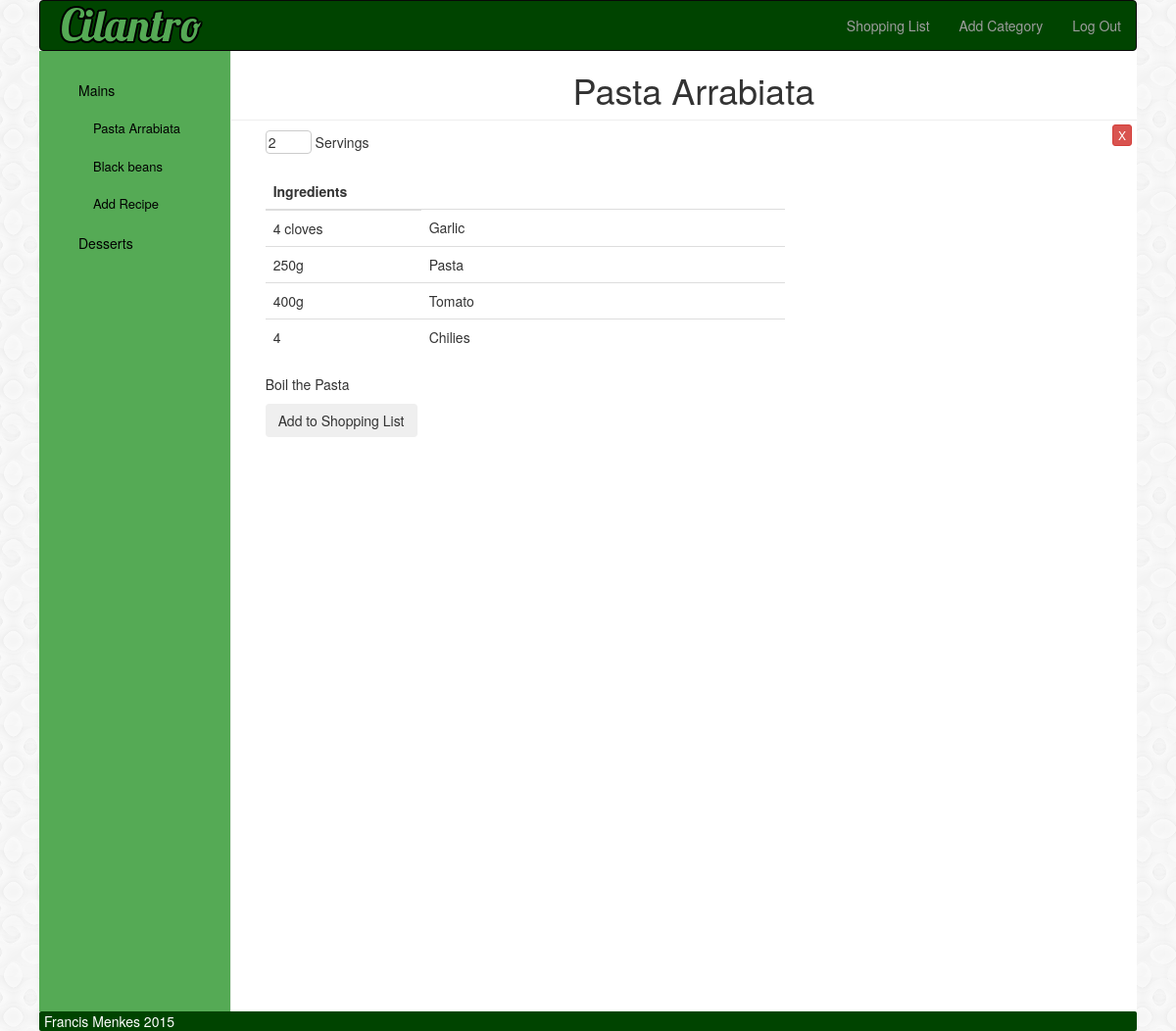
/cilantro/CilantroAdmin/mains/pasta-arrabiata/ (signed in), run on an earlier commit of the app's database.
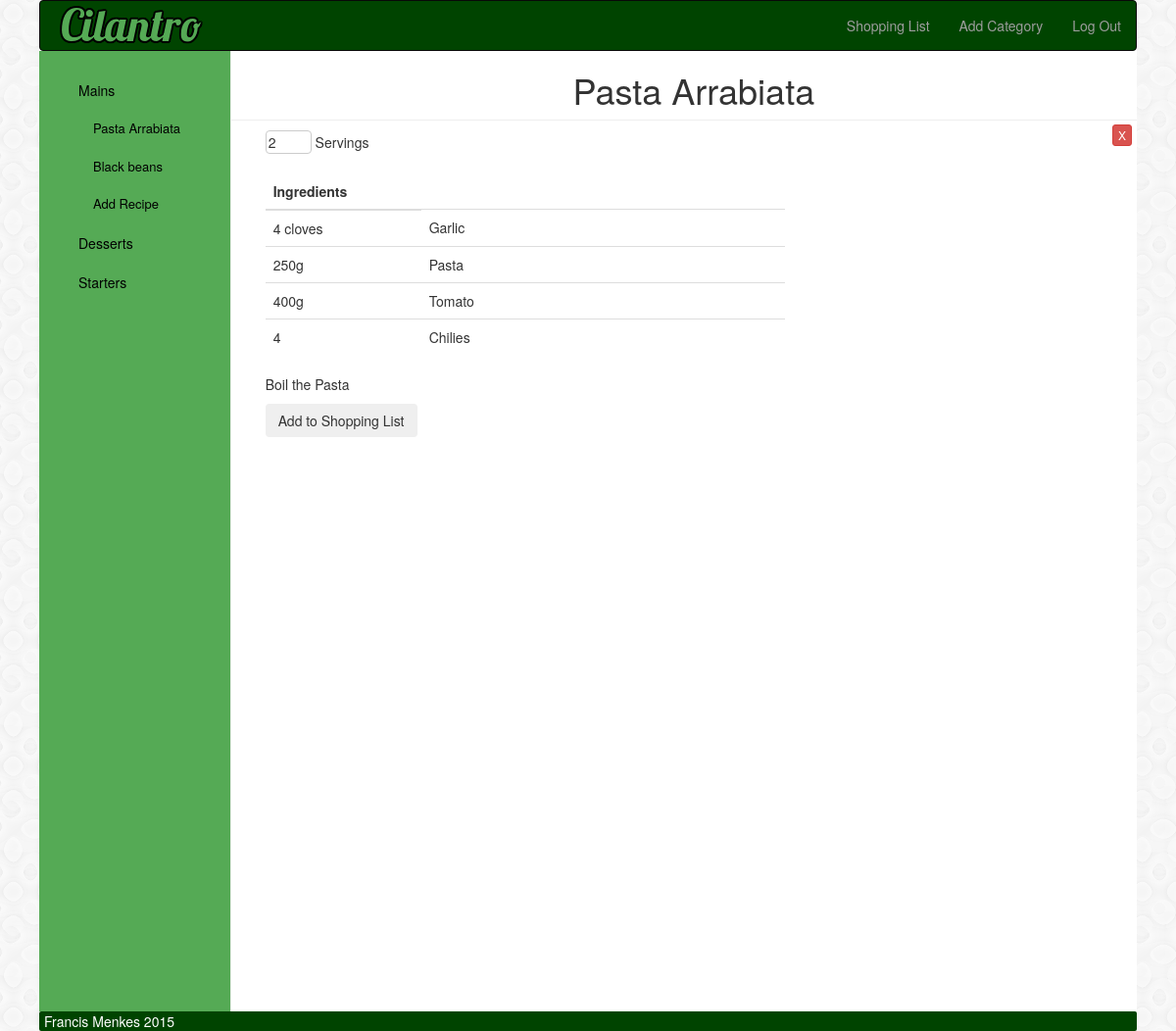
And on a later commit of the database.
### cilantro/models.py (models this page shows, shortened)
class Category(models.Model):
    name = models.CharField(max_length=128, unique=True)
    user = models.ForeignKey(User)
    slug = models.SlugField(unique=True)
    class Meta:
        verbose_name_plural = "categories"

class Recipe(models.Model):
    category = models.ForeignKey(Category)
    user = models.ForeignKey(User)
    name = models.CharField(max_length=128, unique=True)
    instructions = models.TextField(blank=True)
    servings = models.IntegerField(blank=True, default=2)
    is_shopping_list = models.BooleanField(default=False)
    slug = models.SlugField()

class RecipeIngredient(models.Model):
    name = models.CharField(max_length=128)
    recipe = models.ForeignKey(Recipe)
    amount = models.CharField(max_length=40, blank=True)
    value = models.IntegerField(blank=True, default=0)
    unit = models.CharField(max_length=40, blank=True, default="")

### cilantro/views.py (the view)
def recipe(request, username, category_name_slug, recipe_name_slug):
    context_dict = {}
    try:
        category = Category.objects.get(slug=category_name_slug)
        recipe = Recipe.objects.filter(category=category).get(slug=recipe_name_slug)
        context_dict['category'] = category
        context_dict['recipe'] = recipe
        context_dict['ingredients'] = RecipeIngredient.objects.filter(recipe=recipe)
    except(Recipe.DoesNotExist, Category.DoesNotExist):
        context_dict['not_found'] = recipe_name_slug
    return render(request, 'cilantro/recipe.html', context_dict)

### cilantro/templatetags/cilantro_extras.py (called while the page is built)
@register.inclusion_tag('cilantro/cats.html')
def get_category_list(user, cat=None):
    return {'cats': Category.objects.filter(user=user), 'act_cat': cat, 'recipes': Recipe.objects.all(), 'user': user}

### templates/cilantro/recipe.html
{% extends 'base.html' %}
{% load static %}
{% block body_block %}
        {% if recipe %}
        <div class="cilantro-header"><h1>{{ recipe.name }}</h1><button class="btn btn-danger btn-xs btn-delete" data-recipeid="{{ recipe.id }}">X</button></div>
        <div class="col-md-6">{% csrf_token %}<input style="border:1px solid #ccc;border-radius:4px" value="{{recipe.servings}}" size="3" maxlength="3"/> Servings<br /><br />
        <table class="table table-responsive">
        <thead><tr><th>Ingredients</th></tr></thead>
        <tbody>
        {% for ing in ingredients %}
            <tr>
                <td width="30%">{{ ing.amount }}</td>
                <td width="70%">{{ ing.name }}</td>
            </tr>
        {% endfor %}
        </tbody>
        </table>
        <p>{{ recipe.instructions }}</p>
        <button data-recipeid="{{ recipe.id }}" data-userid="{{ user.id }}" class="btn btn-shopping">Add to Shopping List</button>
        </div>
        {% else %}
        <div class="cilantro-header">{{ not_found }} does not exist.</div>
        {% endif %}
{% endblock %}

### templates/cilantro/cats.html
<ul class="nav nav-sidebar">
{% if cats %}
    {% for c in cats %}
        {% if c.name != "Shopping Lists" %}
           <li>
               <a class="category-item" href="#">{{ c.name }}</a>
                       {% if c == act_cat %}
                           <ul>
                       {% else %}
                           <ul class="recipe-ul">
                       {% endif %}
                       {% for r in recipes %}
                           {% if r.category == c %}
                               <li class="recipe-item"><a href="{% url 'recipe' user.username c.slug r.slug %}">{{ r.name }}</a></li>
                           {% endif %}
                       {% endfor %}
                               <li class="recipe-item"><a href="{% url 'add_recipe' c.slug %}">Add Recipe</a></li>
                           </ul></li>
        {% endif %}
       {% endfor %}
{% else %}
       <li><strong>There are no categories present.</strong></li>
{% endif %}
    </ul>

What changed in the data, as far as the page shows it:
added Category: name "Starters"
